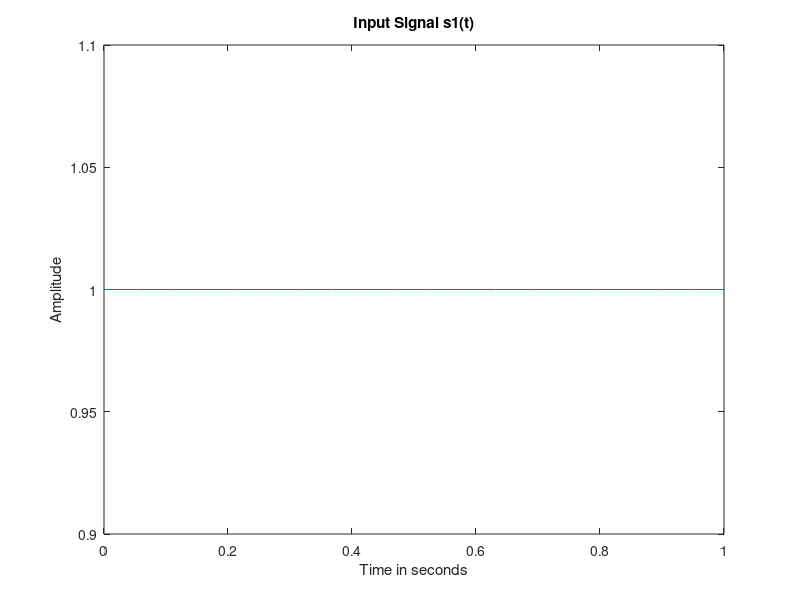
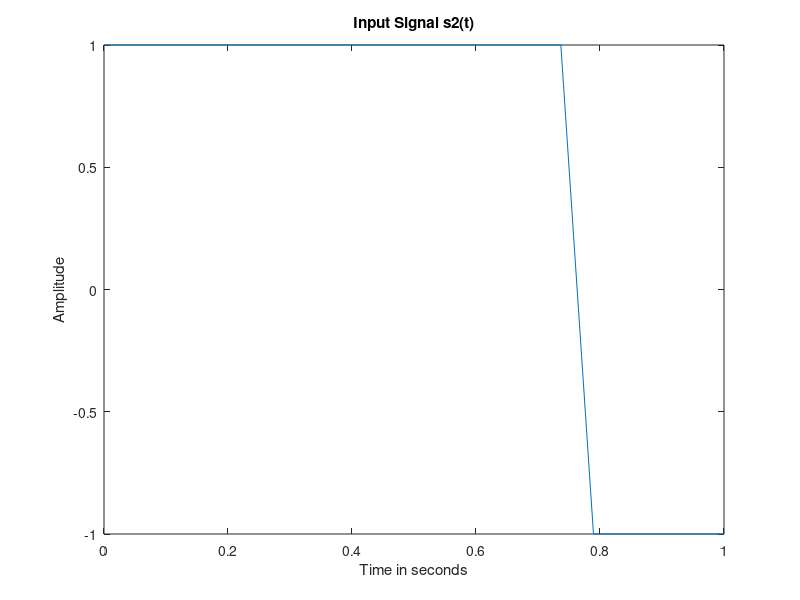

Recreate these plots in MATLAB, in order. (Note: this script raises an error after producing the figures.)
clc;
clear all;
close all;

% Time axis
N = 20;
T = linspace(0, 1, N);

% Input signal s1(t)
s1 = ones(1, N);

% Input signal s2(t)
s2 = zeros(1, N);

% Setting from 0 to 0.75 as 1, else -1 
s2(1:15) = 1;
s2(16:end) = -1;

% Plot s1(t)
figure;
plot(T, s1);
title('Input Signal s1(t)');
xlabel('Time in seconds');
ylabel('Amplitude');

% Plot s2(t)
figure;
plot(T, s2);
title('Input Signal s2(t)');
xlabel('Time in seconds');
ylabel('Amplitude');

% Get phi1 & phi2 from the GM_Bases function
[phi1, phi2] = GM_Bases(s1, s2);

% Plot phi1
figure;
subplot(2,1,1);
plot(T, phi1);
title('Basis Function \phi_1');
xlabel('Time in seconds');
ylabel('Amplitude');

% Plot phi2
subplot(2,1,2);
plot(T, phi2);
title('Basis Function \phi_2');
xlabel('Time in seconds');
ylabel('Amplitude');

% Calculate the signal space representation using signal_space function
% For s1(t)
[s1_v1, s1_v2] = signal_space(s1, phi1, phi2);
% For s2(t)
[s2_v1, s2_v2] = signal_space(s2, phi1, phi2);

% Plot the signal space representation we just obtained
figure;
scatter(s1_v1, s1_v2, 'filled', 'MarkerFaceColor', 'red', 'DisplayName', 's1');
hold on;
scatter(s2_v1, s2_v2, 'filled', 'MarkerFaceColor', 'blue', 'DisplayName', 's2');
title('Signal Space Representation');
xlabel('Projection onto \phi_1(t)');
ylabel('Projection onto \phi_2(t)');
legend('Location', 'best');
axis([-0.1 1.1 -0.1 1]);
grid on;

% Line Plot
figure;
scatter(s1_v1, s1_v2, 'filled', 'MarkerFaceColor', 'red', 'DisplayName', 's1');
hold on;
scatter(s2_v1, s2_v2, 'filled', 'MarkerFaceColor', 'blue', 'DisplayName', 's2');
plot([0, s1_v1], [0, s1_v2], 'r', 'LineWidth', 1.5);
plot([0, s2_v1], [0, s2_v2], 'b', 'LineWidth', 1.5);
title('Signal Space Representation');
xlabel('Projection onto \phi_1(t)');
ylabel('Projection onto \phi_2(t)');
legend('S1', 'S2');
axis([-0.1 1.1 -0.1 1]);
grid on;

% Random Samples
% Set the random number generator seed for reproducibility
rng(0);

% Number of samples
numberOfSamples = 100;

% Variance values (dB) for different noise levels
values = [-5, 0, 10];

% Set the length of values
L = length(values);

% Get size of s1 & s2
sz_s1 = size(s1);
sz_s2 = size(s2);

% Get length of s1 & s2
len_s1 = length(s1);
len_s2 = length(s2);

for i = 1:L
    r1V1 = [];
    r1V2 = [];
    r2V1 = [];
    r2V2 = [];
    for sample = 1:numberOfSamples
        % Convert dB to linear scale
        val = 10^(values(i)/10);

        % Add noise to the original signal
        r1 = awgn(s1, Es1/val);
        r2 = awgn(s2, Es2/val);

        % Calculate the signal points of the input using signal_space function
        [r1_v1, r1_v2] = signal_space(r1, phi1, phi2);
        [r2_v1, r2_v2] = signal_space(r2, phi1, phi2);
        
        % Append to lists
        r1V1(end + 1) = r1_v1;
        r1V2(end + 1) = r1_v2;
        r2V1(end + 1) = r2_v1;
        r2V2(end + 1) = r2_v2;
    end
    disp(values(i));
    % Plot the signal points of generated samples of r1 & r2
    figure;
    % Plot r1 samples
    scatter(r1V1, r1V2, 'DisplayName', 'r1');
    hold on;
    % Plot r2 samples
    scatter(r2V1, r2V2, 'DisplayName', 'r2');
    hold on
    % Plot the input signal s1(t)
    scatter(s1_v1, s1_v2, 100, 'filled', 'MarkerFaceColor', 'red', 'DisplayName', 's1');
    hold on
    % Plot the input signal s2(t)
    scatter(s2_v1, s2_v2, 100, 'filled', 'MarkerFaceColor', 'blue', 'DisplayName', 's2');
    % Title/xLabel/yLabel
    title(sprintf('Signal Points (sigma^2 = %ddB)', values(i)));
    xlabel('Projection onto \phi_1');
    ylabel('Projection onto \phi_2');
    legend('r1', 'r2', 's1', 's2');
    axis([-0.1 1.1 -0.1 1.1]);
end

function [phi1, phi2] = GM_Bases(s1, s2)
    % Getting each signal length
    len_s1 = length(s1);
    len_s2 = length(s2);
    
    % Signal Energy
    sq_s1 = s1.^2;
    energy = sum(sq_s1);
    disp(energy);
    
    % Calculate the first basis function (phi1)
    phi1 = s1 / norm(s1);

    % Check if s2 is linearly independent from s1
    if dot(s2, phi1) ~= 0
        % Calculate the second basis function (phi2)
        phi2 = s2 - dot(s2, phi1) * phi1;
        phi2 = phi2 / norm(phi2);
    else
        % s2 is linearly dependent on s1, so phi2 is a zero vector
        phi2 = zeros(size(s2));
    end
    
    % Multiplying by the square root of signal length
    phi1 = phi1 * sqrt(len_s1);
    phi2 = phi2 * sqrt(len_s2);
end

function [v1, v2] = signal_space(s, phi1, phi2)
    % Get the length of each basis function
    phi1_len = length(phi1);
    phi2_len = length(phi2);
    
    % Set new phi1 after dividing by the square root of their lengths
    phi1 = phi1 / sqrt(phi1_len);
    phi2 = phi2 / sqrt(phi2_len);
    
    % Calculating the dot product between the signal and phi just like the
    % lecture
    dotProduct_1 = dot(s, phi1);
    dotProduct_2 = dot(s, phi2);
    
    % Calculate the projections (correlations) of s over phi1 and phi2
    % Then divide by the square root of each phi
    v1 = dotProduct_1 / sqrt(phi1_len);
    v2 = dotProduct_2 / sqrt(phi2_len);
end